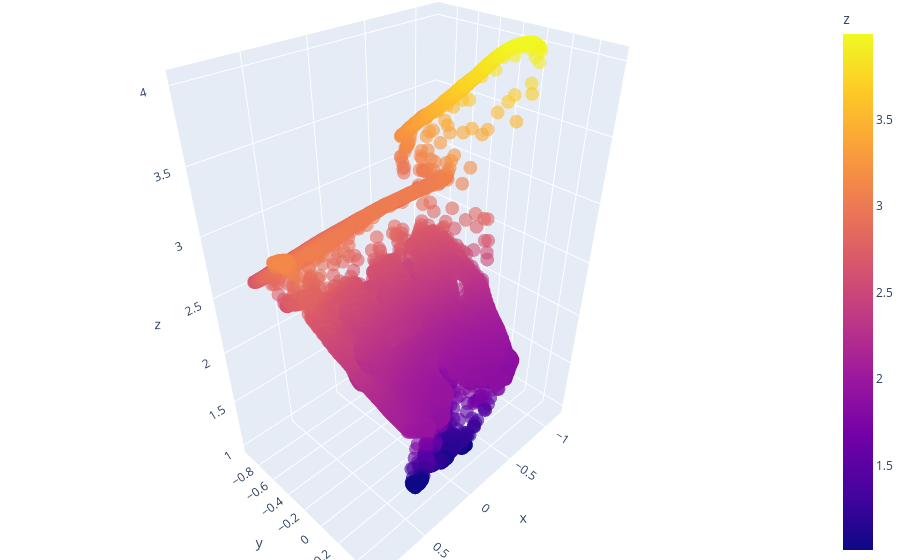

The notebook cell this image was saved under:
### Code cell
# xyz is (N, 3) NumPy array from MoGe output
cloud = pd.DataFrame(xyz, columns=["x", "y", "z"])

fig = px.scatter_3d(
    cloud, x="x", y="y", z="z",
    color="z",                 # colour code by depth
    size_max=0.1,                # tiny dots (px)
    opacity=0.6,
)

fig.update_layout(
    scene_aspectmode="data",   # keep real aspect ratio
    margin=dict(l=0, r=0, b=0, t=0)
)

fig.show()

### Figure 1 — Plotly figure (JSON) as saved in the notebook; plotly's stock layout.template omitted (floating-point values rounded to 4 significant figures; data arrays with more than 128 entries replaced by an {"elided": "..."} marker saying what was removed)
{"data": [{"hovertemplate": "x=%{x}<br>y=%{y}<br>z=%{marker.color}<extra></extra>", "legendgroup": "", "marker": {"color": {"elided": "50176 float values"}, "coloraxis": "coloraxis", "opacity": 0.6, "symbol": "circle"}, "mode": "markers", "name": "", "scene": "scene", "showlegend": false, "type": "scatter3d", "x": {"elided": "50176 float values"}, "y": {"elided": "50176 float values"}, "z": {"elided": "50176 float values"}}], "layout": {"coloraxis": {"colorbar": {"title": {"text": "z"}}, "colorscale": [[0, "#0d0887"], [0.1111, "#46039f"], [0.2222, "#7201a8"], [0.3333, "#9c179e"], [0.4444, "#bd3786"], [0.5556, "#d8576b"], [0.6667, "#ed7953"], [0.7778, "#fb9f3a"], [0.8889, "#fdca26"], [1, "#f0f921"]]}, "legend": {"tracegroupgap": 0}, "margin": {"b": 0, "l": 0, "r": 0, "t": 0}, "scene": {"aspectmode": "data", "domain": {"x": [0, 1], "y": [0, 1]}, "xaxis": {"title": {"text": "x"}}, "yaxis": {"title": {"text": "y"}}, "zaxis": {"title": {"text": "z"}}}}}
